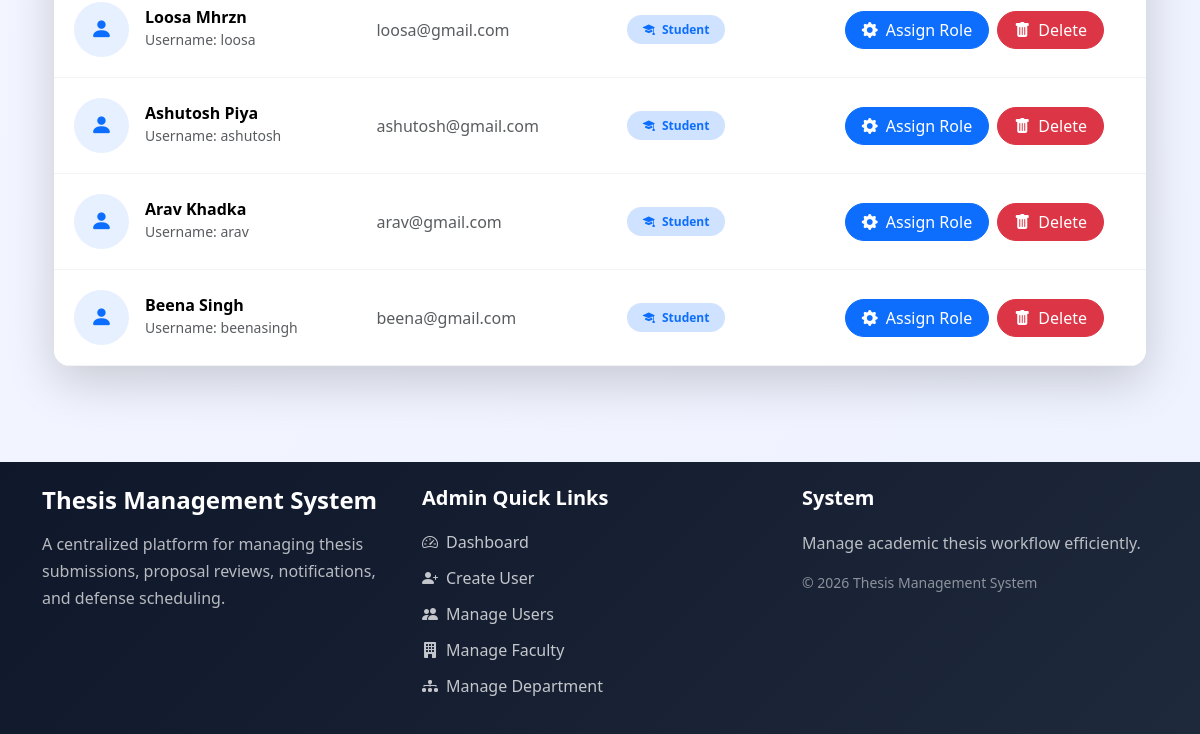
Before: /admin-panel/manage-users/ (signed in, lower part) with the older database file.
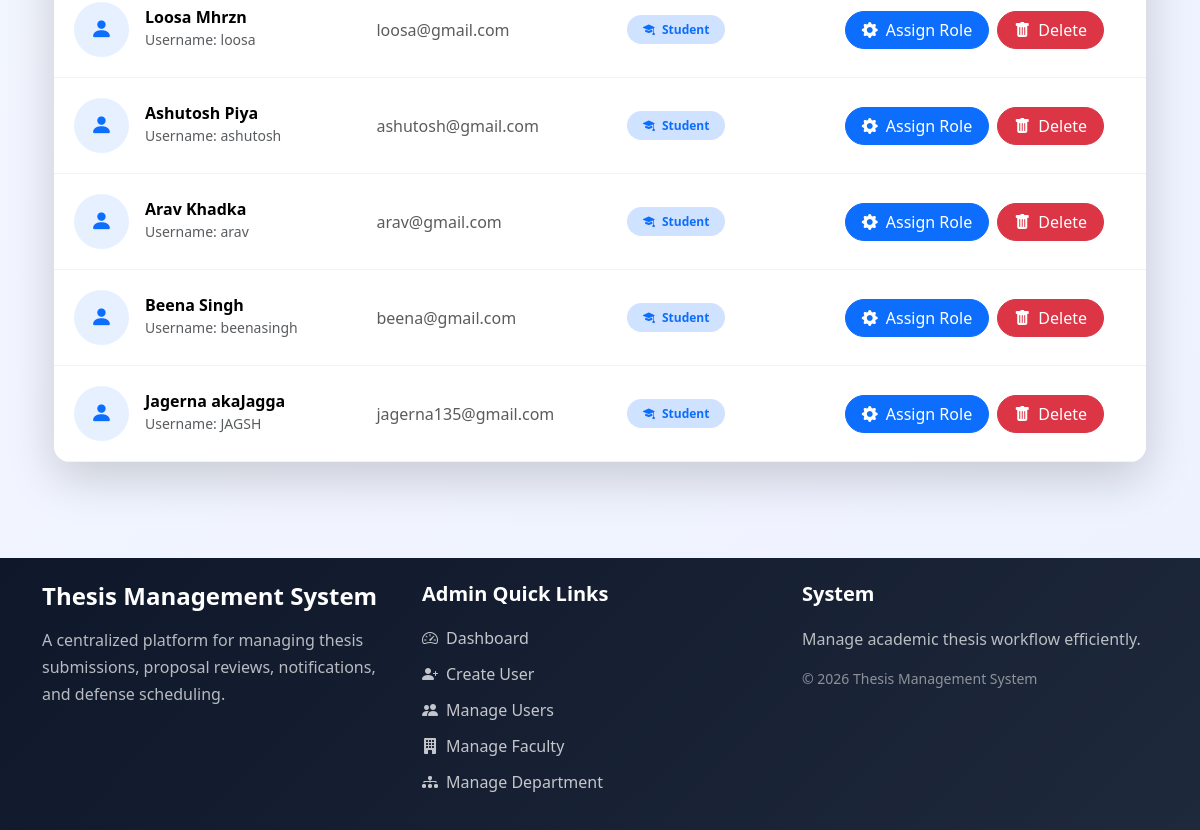
After: the same page with the newer database file.
### users/models.py (models this page shows, shortened)
class User(AbstractUser):
    username = models.CharField(max_length=100, unique=True)
    email = models.EmailField(unique=True)
    role = models.CharField(max_length=10, choices=ROLE_CHOICES)
    USERNAME_FIELD = "email"
    REQUIRED_FIELDS = ["username"]

### users/views.py (the view)
# urls.py: path('admin-panel/manage-users/', manage_users, name='manage_users'),
@user_passes_test(admin_required)
def manage_users(request):
    users = User.objects.all()
    context = {
        'users': users
    }
    return render(request,'admin_panel/manage_users.html',context)

### users/views.py (called while the page is built)
def admin_required(user):
    return user.is_superuser

### users/templates/admin_panel/manage_users.html (shortened to what this page needs)
{% extends "base.html" %}
{% block start %}
<div class="container py-5">
    <div class="card border-0 shadow-lg rounded-4 overflow-hidden">
        <div class="card-body p-0">
            <div class="table-responsive">
                <table class="table align-middle mb-0 custom-table">
                    <tbody>
                        {% for user in users %}
                        <tr>
                            <td>
                                <div class="d-flex align-items-center">
                                    <div class="user-avatar me-3">
                                        <i class="bi bi-person-fill"></i>
                                    </div>
                                    <div>
                                        <h6 class="fw-bold mb-0">
                                            {{ user.first_name }} {{ user.last_name }}
                                        </h6>
                                        <small class="text-muted">
                                            Username: {{ user.username }}
                                        </small>
                                    </div>
                                </div>
                            </td>
                            <td>
                                <span class="text-muted">
                                    {{ user.email }}
                                </span>
                            </td>
                            <td>
                                {% if user.role == "student" %}
                                <span class="badge rounded-pill bg-primary-subtle text-primary px-3 py-2">
                                    <i class="bi bi-mortarboard-fill me-1"></i>
                                    Student
                                </span>
                                {% elif user.role == "lecturer" %}
                                <span class="badge rounded-pill bg-success-subtle text-success px-3 py-2">
                                    <i class="bi bi-person-badge-fill me-1"></i>
                                    Lecturer
                                </span>
                                {% else %}
                                <span class="badge rounded-pill bg-secondary-subtle text-secondary px-3 py-2">
                                    <i class="bi bi-question-circle-fill me-1"></i>
                                    Not Assigned
                                </span>
                                {% endif %}
                            </td>
                            <td class="text-center">
                                <div class="d-flex justify-content-center gap-2 flex-wrap">
                                    <a href="/admin-panel/assign-role/{{user.id}}/"
                                        class="btn btn-primary rounded-pill px-3">
                                        <i class="bi bi-gear-fill me-1"></i>
                                        Assign Role
                                    </a>
                                    <a href="{% url 'delete_user' user.id %}" class="btn btn-danger rounded-pill px-3">
                                        <i class="bi bi-trash-fill me-1"></i>
                                        Delete
                                    </a>
                                </div>
                            </td>
                        </tr>
                        {% endfor %}
                    </tbody>
                </table>
            </div>
        </div>
    </div>
</div>
<link rel="stylesheet" href="https://cdn.jsdelivr.net/npm/bootstrap-icons@1.11.3/font/bootstrap-icons.min.css">
{% endblock %}

Changed rows visible on the page:
added User: first_name "Jagerna", last_name "akaJagga", username "JAGSH", email "jagerna135@gmail.com", role "student" (drawn)
